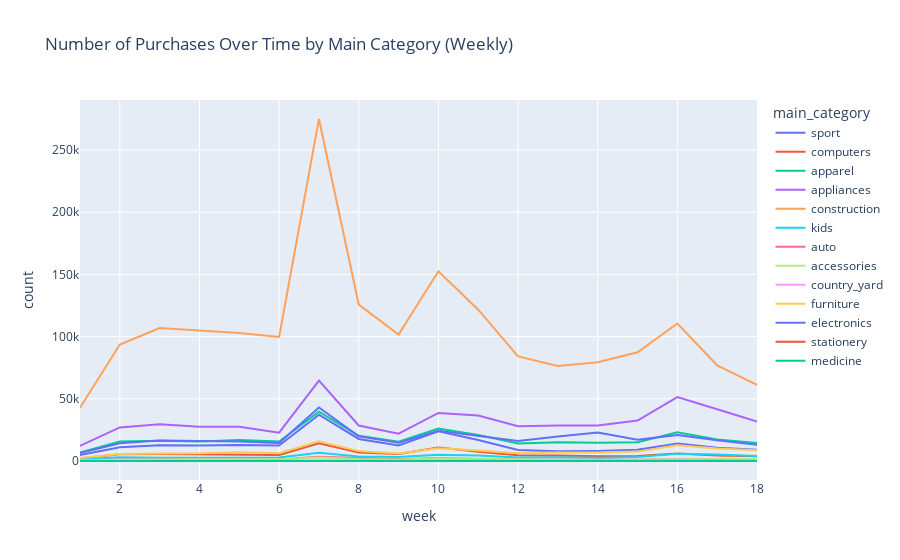

The notebook cell this image was saved under:
### Code cell
from pyspark.sql.functions import weekofyear
import plotly.express as px

# Aggregate data by week and main_category, and count purchases
weekly_purchases = combined_df \
    .filter(combined_df['event_type'] == 'purchase') \
    .groupBy(weekofyear('event_time').alias('week'), 'main_category') \
    .count() \
    .orderBy('week')

# Collect data for plotting
plot_data = weekly_purchases.collect()

# Prepare the data for Plotly
df_plot = pd.DataFrame(plot_data, columns=['week', 'main_category', 'count'])

# Create the plot
fig = px.line(df_plot, x='week', y='count', color='main_category', title='Number of Purchases Over Time by Main Category (Weekly)')
fig.show()

### Figure 1 — Plotly figure (JSON) as saved in the notebook; plotly's stock layout.template omitted (floating-point values rounded to 4 significant figures)
{"data": [{"hovertemplate": "main_category=sport<br>week=%{x}<br>count=%{y}<extra></extra>", "legendgroup": "sport", "line": {"color": "#636efa", "dash": "solid"}, "marker": {"symbol": "circle"}, "mode": "lines", "name": "sport", "orientation": "v", "showlegend": true, "type": "scatter", "x": [1, 2, 3, 4, 5, 6, 7, 8, 9, 10, 11, 12, 13, 14, 15, 16, 17, 18], "xaxis": "x", "y": [4887, 11047, 12687, 12433, 12907, 12439, 37277, 17752, 12501, 23951, 16891, 8909, 7830, 8119, 9117, 13998, 10617, 9017], "yaxis": "y"}, {"hovertemplate": "main_category=computers<br>week=%{x}<br>count=%{y}<extra></extra>", "legendgroup": "computers", "line": {"color": "#EF553B", "dash": "solid"}, "marker": {"symbol": "circle"}, "mode": "lines", "name": "computers", "orientation": "v", "showlegend": true, "type": "scatter", "x": [1, 2, 3, 4, 5, 6, 7, 8, 9, 10, 11, 12, 13, 14, 15, 16, 17, 18], "xaxis": "x", "y": [2320, 5383, 5631, 5427, 5425, 4837, 14182, 6852, 5682, 10956, 7521, 4674, 4368, 3739, 4123, 6029, 4362, 3866], "yaxis": "y"}, {"hovertemplate": "main_category=apparel<br>week=%{x}<br>count=%{y}<extra></extra>", "legendgroup": "apparel", "line": {"color": "#00cc96", "dash": "solid"}, "marker": {"symbol": "circle"}, "mode": "lines", "name": "apparel", "orientation": "v", "showlegend": true, "type": "scatter", "x": [1, 2, 3, 4, 5, 6, 7, 8, 9, 10, 11, 12, 13, 14, 15, 16, 17, 18], "xaxis": "x", "y": [6916, 15707, 16218, 15656, 16935, 15685, 39696, 20262, 15453, 26038, 20848, 14027, 15041, 14678, 15147, 23139, 17300, 14389], "yaxis": "y"}, {"hovertemplate": "main_category=appliances<br>week=%{x}<br>count=%{y}<extra></extra>", "legendgroup": "appliances", "line": {"color": "#ab63fa", "dash": "solid"}, "marker": {"symbol": "circle"}, "mode": "lines", "name": "appliances", "orientation": "v", "showlegend": true, "type": "scatter", "x": [1, 2, 3, 4, 5, 6, 7, 8, 9, 10, 11, 12, 13, 14, 15, 16, 17, 18], "xaxis": "x", "y": [12171, 27037, 29518, 27648, 27481, 22756, 64592, 28548, 22034, 38622, 36510, 28019, 28512, 28551, 32570, 51345, 41595, 31705], "yaxis": "y"}, {"hovertemplate": "main_category=construction<br>week=%{x}<br>count=%{y}<extra></extra>", "legendgroup": "construction", "line": {"color": "#FFA15A", "dash": "solid"}, "marker": {"symbol": "circle"}, "mode": "lines", "name": "construction", "orientation": "v", "showlegend": true, "type": "scatter", "x": [1, 2, 3, 4, 5, 6, 7, 8, 9, 10, 11, 12, 13, 14, 15, 16, 17, 18], "xaxis": "x", "y": [42772, 93614, 106858, 104929, 102887, 99762, 274945, 125778, 101598, 152551, 121648, 84046, 76319, 79480, 87422, 110531, 76940, 61227], "yaxis": "y"}, {"hovertemplate": "main_category=kids<br>week=%{x}<br>count=%{y}<extra></extra>", "legendgroup": "kids", "line": {"color": "#19d3f3", "dash": "solid"}, "marker": {"symbol": "circle"}, "mode": "lines", "name": "kids", "orientation": "v", "showlegend": true, "type": "scatter", "x": [1, 2, 3, 4, 5, 6, 7, 8, 9, 10, 11, 12, 13, 14, 15, 16, 17, 18], "xaxis": "x", "y": [1220, 2936, 2681, 2600, 2845, 2743, 6737, 3620, 3169, 5082, 4370, 2859, 3061, 2645, 3312, 5823, 5144, 3948], "yaxis": "y"}, {"hovertemplate": "main_category=auto<br>week=%{x}<br>count=%{y}<extra></extra>", "legendgroup": "auto", "line": {"color": "#FF6692", "dash": "solid"}, "marker": {"symbol": "circle"}, "mode": "lines", "name": "auto", "orientation": "v", "showlegend": true, "type": "scatter", "x": [1, 2, 3, 4, 5, 6, 7, 8, 9, 10, 11, 12, 13, 14, 15, 16, 17, 18], "xaxis": "x", "y": [493, 1256, 1313, 1127, 1263, 1143, 3334, 2101, 1322, 2454, 1645, 1009, 1037, 870, 1013, 1711, 1231, 822], "yaxis": "y"}, {"hovertemplate": "main_category=accessories<br>week=%{x}<br>count=%{y}<extra></extra>", "legendgroup": "accessories", "line": {"color": "#B6E880", "dash": "solid"}, "marker": {"symbol": "circle"}, "mode": "lines", "name": "accessories", "orientation": "v", "showlegend": true, "type": "scatter", "x": [1, 2, 3, 4, 5, 6, 7, 8, 9, 10, 11, 12, 13, 14, 15, 16, 17, 18], "xaxis": "x", "y": [559, 1194, 1277, 1448, 1527, 1331, 2832, 1706, 1299, 2090, 1815, 1112, 924, 795, 849, 1857, 1587, 1565], "yaxis": "y"}, {"hovertemplate": "main_category=country_yard<br>week=%{x}<br>count=%{y}<extra></extra>", "legendgroup": "country_yard", "line": {"color": "#FF97FF", "dash": "solid"}, "marker": {"symbol": "circle"}, "mode": "lines", "name": "country_yard", "orientation": "v", "showlegend": true, "type": "scatter", "x": [1, 2, 3, 4, 5, 6, 7, 8, 9, 10, 11, 12, 13, 14, 15, 16, 17, 18], "xaxis": "x", "y": [76, 169, 265, 329, 446, 330, 972, 567, 420, 527, 461, 414, 467, 458, 551, 1279, 1064, 707], "yaxis": "y"}, {"hovertemplate": "main_category=furniture<br>week=%{x}<br>count=%{y}<extra></extra>", "legendgroup": "furniture", "line": {"color": "#FECB52", "dash": "solid"}, "marker": {"symbol": "circle"}, "mode": "lines", "name": "furniture", "orientation": "v", "showlegend": true, "type": "scatter", "x": [1, 2, 3, 4, 5, 6, 7, 8, 9, 10, 11, 12, 13, 14, 15, 16, 17, 18], "xaxis": "x", "y": [2438, 5651, 6057, 6156, 7148, 6296, 15835, 7964, 6012, 10215, 8481, 6173, 6835, 6872, 7553, 12686, 10148, 8564], "yaxis": "y"}, {"hovertemplate": "main_category=electronics<br>week=%{x}<br>count=%{y}<extra></extra>", "legendgroup": "electronics", "line": {"color": "#636efa", "dash": "solid"}, "marker": {"symbol": "circle"}, "mode": "lines", "name": "electronics", "orientation": "v", "showlegend": true, "type": "scatter", "x": [1, 2, 3, 4, 5, 6, 7, 8, 9, 10, 11, 12, 13, 14, 15, 16, 17, 18], "xaxis": "x", "y": [6424, 14237, 16434, 16126, 15602, 14567, 42974, 19839, 14653, 24376, 20146, 16126, 19765, 22891, 17141, 20957, 16710, 13103], "yaxis": "y"}, {"hovertemplate": "main_category=stationery<br>week=%{x}<br>count=%{y}<extra></extra>", "legendgroup": "stationery", "line": {"color": "#EF553B", "dash": "solid"}, "marker": {"symbol": "circle"}, "mode": "lines", "name": "stationery", "orientation": "v", "showlegend": true, "type": "scatter", "x": [1, 2, 3, 4, 5, 6, 7, 8, 9, 10, 11, 12, 13, 14, 15, 16, 17, 18], "xaxis": "x", "y": [19, 55, 69, 45, 59, 51, 127, 66, 65, 53, 57, 37, 41, 41, 44, 77, 96, 83], "yaxis": "y"}, {"hovertemplate": "main_category=medicine<br>week=%{x}<br>count=%{y}<extra></extra>", "legendgroup": "medicine", "line": {"color": "#00cc96", "dash": "solid"}, "marker": {"symbol": "circle"}, "mode": "lines", "name": "medicine", "orientation": "v", "showlegend": true, "type": "scatter", "x": [1, 2, 3, 4, 5, 6, 7, 8, 9, 10, 11, 12, 13, 14, 15, 16, 17, 18], "xaxis": "x", "y": [15, 43, 82, 66, 114, 129, 208, 185, 122, 130, 123, 61, 56, 50, 72, 103, 82, 83], "yaxis": "y"}], "layout": {"legend": {"title": {"text": "main_category"}, "tracegroupgap": 0}, "title": {"text": "Number of Purchases Over Time by Main Category (Weekly)"}, "xaxis": {"anchor": "y", "domain": [0, 1], "title": {"text": "week"}}, "yaxis": {"anchor": "x", "domain": [0, 1], "title": {"text": "count"}}}}
